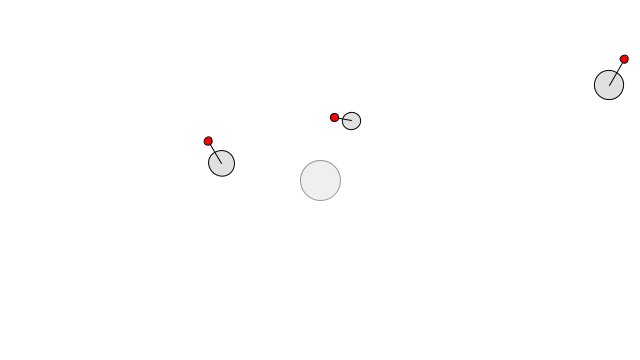
Frame 1 (no input)
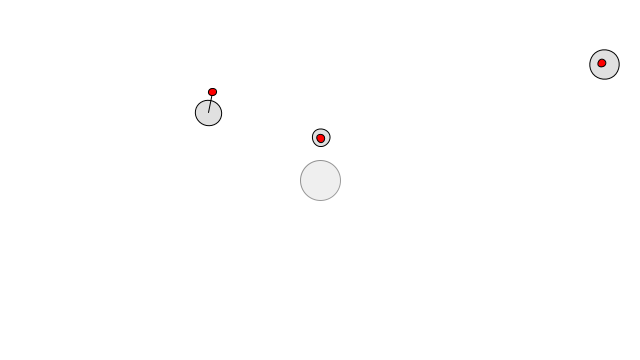
Frame 60 (the mouse pressed at the canvas centre just before this capture)
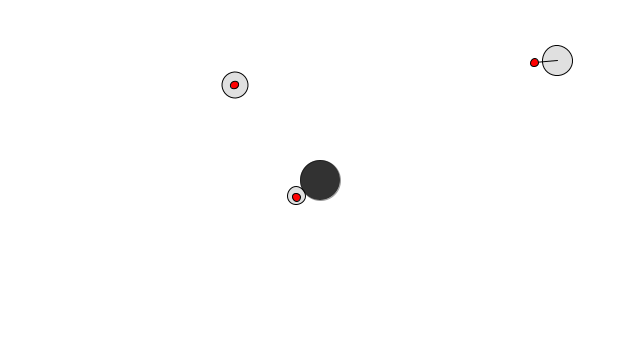
Frame 120 (the mouse held since frame 60 and released just before this capture)

The Processing sketch that drew these frames (run headless with seeded random() and noise(); from frame 60 on, the mouse is pressed at the canvas centre):

// Processing sketch: AttractionArrayWithOscillation
// ── AttractionArrayWithOscillation.pde
//dan shiffman
Crawler[] crawlers = new Crawler[3];
Attractor a;

void setup() {
  size(640,360);
  // Some random bodies
  for (int i = 0; i < crawlers.length; i++) {
    crawlers[i] = new Crawler();
  }
  // Create an attractive body
  a = new Attractor(new PVector(width/2,height/2),20,0.4);
}

void draw() {
  background(255);
  a.rollover(mouseX,mouseY);
  a.go();

  for (int i = 0; i < crawlers.length; i++) {
    // Calculate a force exerted by "attractor" on "Crawler"
    PVector f = a.attract(crawlers[i]);
    // Apply that force to the Crawler
    crawlers[i].applyForce(f);
    // Update and render
    crawlers[i].update();
    crawlers[i].display();
  }


}

void mousePressed() {
  a.clicked(mouseX,mouseY);
}

void mouseReleased() {
  a.stopDragging();
}

// ── Attractor.pde

class Attractor {
  float mass;    // Mass, tied to size
  float G;       // Gravitational Constant
  PVector pos;   // position
  boolean dragging = false; // Is the object being dragged?
  boolean rollover = false; // Is the mouse over the ellipse?
  PVector drag;  // holds the offset for when object is clicked on

  Attractor(PVector l_,float m_, float g_) {
    pos = l_.get();
    mass = m_;
    G = g_;
    drag = new PVector(0.0,0.0);
  }

  void go() {
    render();
    drag();
  }

  PVector attract(Crawler c) {
    PVector dir = PVector.sub(pos,c.pos);        // Calculate direction of force
    float d = dir.mag();                              // Distance between objects
    d = constrain(d,5.0,25.0);                        // Limiting the distance to eliminate "extreme" results for very close or very far objects
    dir.normalize();                                  // Normalize vector (distance doesn't matter here, we just want this vector for direction)
    float force = (G * mass * c.mass) / (d * d); // Calculate gravitional force magnitude
    dir.mult(force);                                  // Get force vector --> magnitude * direction
    return dir;
  }

  // Method to display
  void render() {
    ellipseMode(CENTER);
    stroke(0,100);
    if (dragging) fill (50);
    else if (rollover) fill(100);
    else fill(175,50);
    ellipse(pos.x,pos.y,mass*2,mass*2);
  }

  // The methods below are for mouse interaction
  void clicked(int mx, int my) {
    float d = dist(mx,my,pos.x,pos.y);
    if (d < mass) {
      dragging = true;
      drag.x = pos.x-mx;
      drag.y = pos.y-my;
    }
  }

  void rollover(int mx, int my) {
    float d = dist(mx,my,pos.x,pos.y);
    if (d < mass) {
      rollover = true;
    } else {
      rollover = false;
    }
  }

  void stopDragging() {
    dragging = false;
  }
  
 

  void drag() {
    if (dragging) {
      pos.x = mouseX + drag.x;
      pos.y = mouseY + drag.y;
    }
  }

}

// ── Crawler.pde

class Crawler {
  PVector pos;
  PVector vel;
  PVector acc;
  float mass;
  Oscillator osc;
    
  Crawler() {
    acc = new PVector();
    vel = new PVector(random(-1,1),random(-1,1));
    pos = new PVector(random(width),random(height));
    mass = random(8,16);
    osc = new Oscillator(mass*2);
  }
  
  void applyForce(PVector force) {
    PVector f = force.copy();  
    f.div(mass);
    acc.add(f);
  }

  // Method to update position
  void update() {
    vel.add(acc);
    pos.add(vel);
    // Multiplying by 0 sets the all the components to 0
    acc.mult(0);
    
    osc.update(vel.mag()/10);
  }
  
  // Method to display
  void display() {
    float angle = vel.heading();
    pushMatrix();
    translate(pos.x,pos.y);
    rotate(angle);
    ellipseMode(CENTER);
    stroke(0);
    fill(175,100);
    ellipse(0,0,mass*2,mass*2);
    
    osc.display(pos);
    popMatrix();
    
  }
}

// ── Oscillator.pde

class Oscillator {

  // Because we are going to oscillate along the x and y axis we can use PVector for two angles, amplitudes, etc.!
  float theta;
  float amplitude;

  Oscillator(float r) {

    // Initialize randomly
    theta = 0;
    amplitude = r;
  }

  // Update theta and offset
  void update(float thetaVel) {
    theta += thetaVel;
  }

  // Display based on a position
  void display(PVector pos) {
    float x = map(cos(theta), -1, 1, 0, amplitude);

    stroke(0);
    fill(color(255,0,0));
    line(0, 0, x, 0);
    ellipse(x, 0, 8, 8);
  }
}
